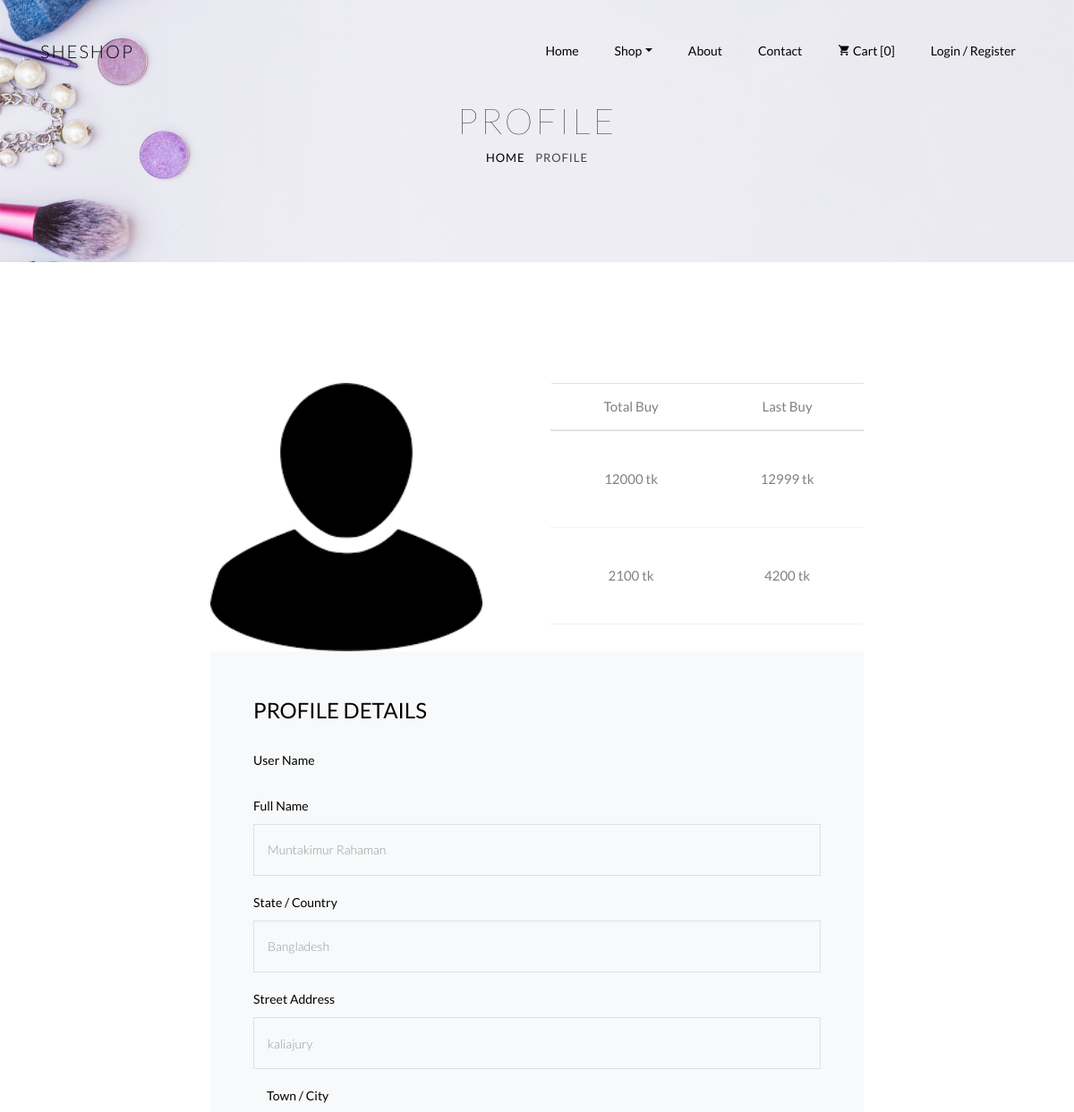
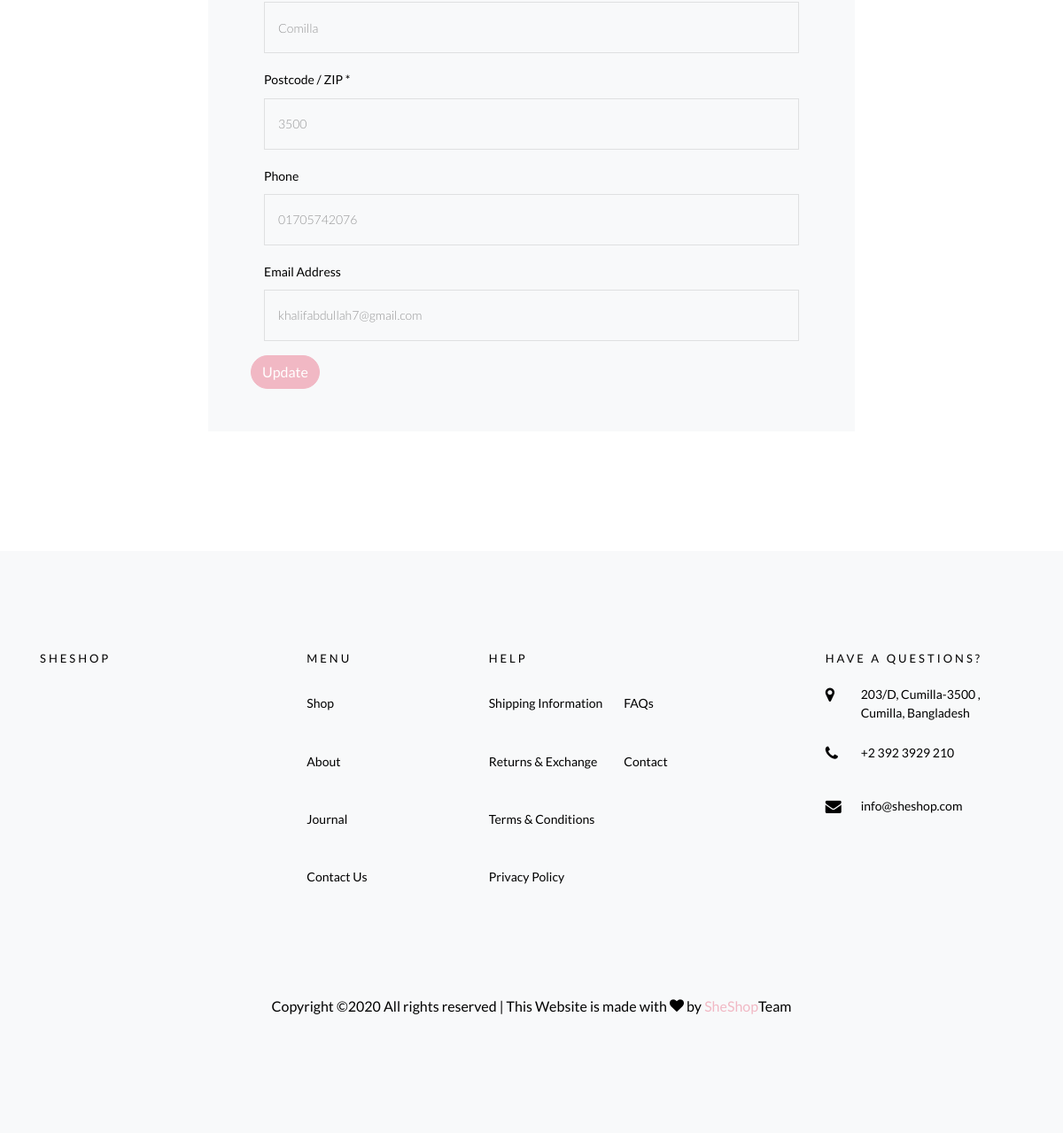
/profile/, run on the app's committed database (2 pictures, top to bottom).
### accounts/models.py (models this page shows)
class Profile(models.Model):
    user        = models.OneToOneField(User, on_delete=models.CASCADE, related_name='user')
    full_name   = models.CharField(default="", max_length=50)
    image       = models.ImageField(upload_to='profile/%Y/%m/%d/', default='/static/images/profile.png')
    address     = models.TextField(default="")
    country     = models.CharField(default="",max_length=50)
    city        = models.CharField(default="",max_length=50)
    phone       = models.CharField(default="",max_length=15)
    zipcode     = models.CharField(default="",max_length=10)
    nationality = models.CharField( default="",max_length=50)
    email       = models.EmailField(default="", max_length=254)

### accounts/views.py (the view)
# urls.py: path('profile/', views.profile_view, name='profile')
def profile_view(request):
    profile = Profile.objects.all()
    mycontext = {
        'profile': profile,
    }
    return render(request, "accounts/profile.html", mycontext)

### templates/accounts/profile.html (shortened to what this page needs)
{% load static %}
{% include 'Headsfoots/header.html' %}
		<div class="hero-wrap hero-bread" style="background-image: url('{% static 'images/bg_6.jpg' %}');">
      <div class="container">
        <div class="row no-gutters slider-text align-items-center justify-content-center">
          <div class="col-md-9 ftco-animate text-center">
            <h1 class="mb-0 bread">Profile</h1>
            <p class="breadcrumbs"><span class="mr-2"><a href="{% url 'profile' %}">Home</a></span> <span>Profile</span></p>
          </div>
        </div>
      </div>
    </div>
		{% for x in profile %}
		<section class="ftco-section">
      <div class="container">
        <div class="row justify-content-center">
          <div class="col-xl-8 ftco-animate">
          <div class="row">
          <div class="col-md-6">
          <img src="{{x.image}}" height=300 weight=300>
          </div>
          <div class="col-md-6">
          <table class="table">
    <thead>
      <tr>
        <th>Total Buy</th>
        <th>Last Buy</th>
      </tr>
    </thead>
    <tbody>
      <tr>
        <td>12000 tk</td>
        <td>12999 tk</td>
      </tr>
      <tr>
        <td>2100 tk</td>
        <td>4200 tk</td>
      </tr>
    </tbody>
  </table>
          </div>
          </div>
		<form action="{% url 'profile' %}" method="post" class="billing-form bg-light p-3 p-md-5">
							<h3 class="mb-4 billing-heading">Profile Details</h3>
	          	<div class="row align-items-end">
	          		<div class="col-md-12">
	                <div class="form-group">
						<label for="firstname">User Name</label>
	                </div>
	              </div>
                  <div class="col-md-12">
	                <div class="form-group">
	                	<label for="firstname">Full Name</label>
	                  <input name="fullname" type="text" class="form-control" value="{{x.full_name}}">
	                </div>
	              </div>
		            <div class="col-md-12">
		            	<div class="form-group">
		            		<label name="country" for="country">State / Country</label>
		                  <input type="text" class="form-control" value="{{x.country}}">
		            	</div>
		            </div>
		            <div class="col-md-12">
		            	<div class="form-group">
	                	<label for="streetaddress">Street Address</label>
	                  <input name="address" type="text" class="form-control" value="{{x.address}}">
	                </div>
		            </div>
		            </div>
		            <div class="col-md-12">
		            	<div class="form-group">
	                	<label for="towncity">Town / City</label>
	                  <input name="city" type="text" class="form-control" value="{{x.city}}">
	                </div>
		            </div>
		            <div class="col-md-12">
		            	<div class="form-group">
		            		<label for="postcodezip">Postcode / ZIP *</label>
	                  <input name="zipcode" type="text" class="form-control" value="{{x.zipcode}}">
	                </div>
		            </div>
		            <div class="col-md-12">
	                <div class="form-group">
	                	<label for="phone">Phone</label>
	                  <input name="phone" type="tel" class="form-control" value="{{x.phone}}">
	                </div>
	              </div>
	              <div class="col-md-12">
	                <div class="form-group">
	                	<label for="emailaddress">Email Address</label>
	                  <input name="email" type="email" class="form-control" value="{{x.email}}">
	                </div>
                </div>
                <input type="submit" class="btn btn-primary fadeIn fourth" value="Update ">
                </div>
	            </div>
	          	</div>
    </section>
{% endfor %}
{% include 'Headsfoots/footer.html' %}

### data on the page
Profile: image (placeholder picture), fullname "Muntakimur Rahaman", country "Bangladesh", address "kaliajury", city "Comilla", zipcode "3500", phone "01705742076", email "khalifabdullah7@gmail.com"
